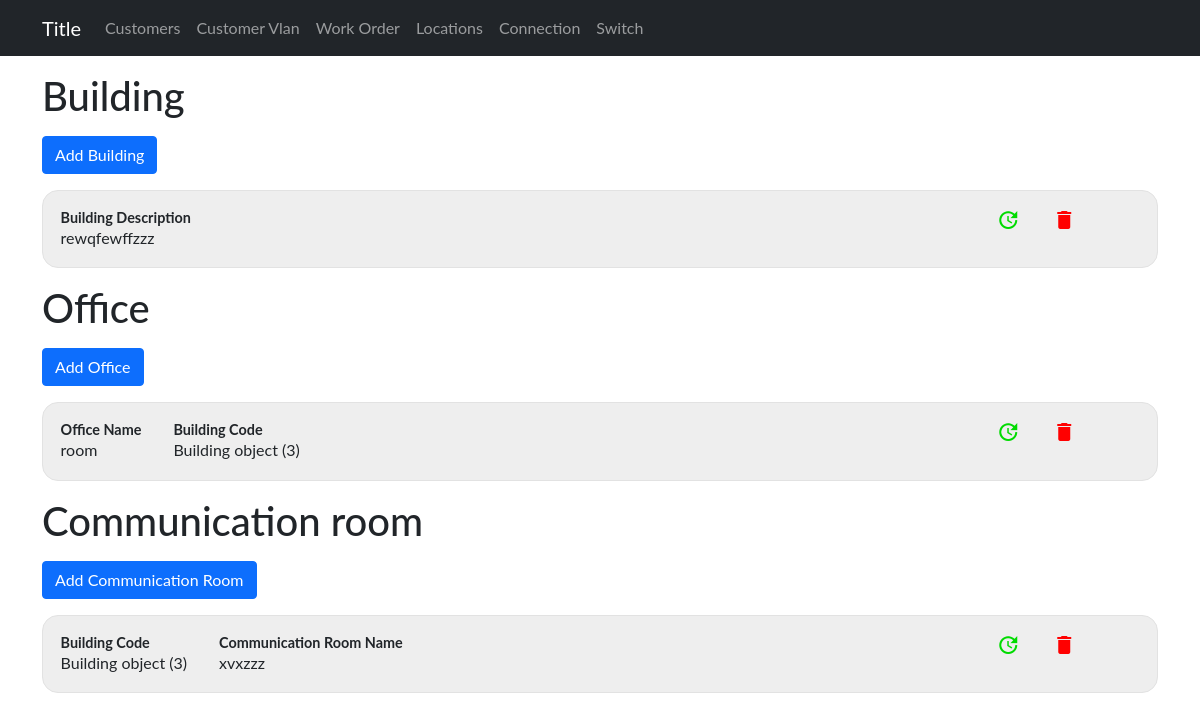
The app's page /devices/locations, older data.
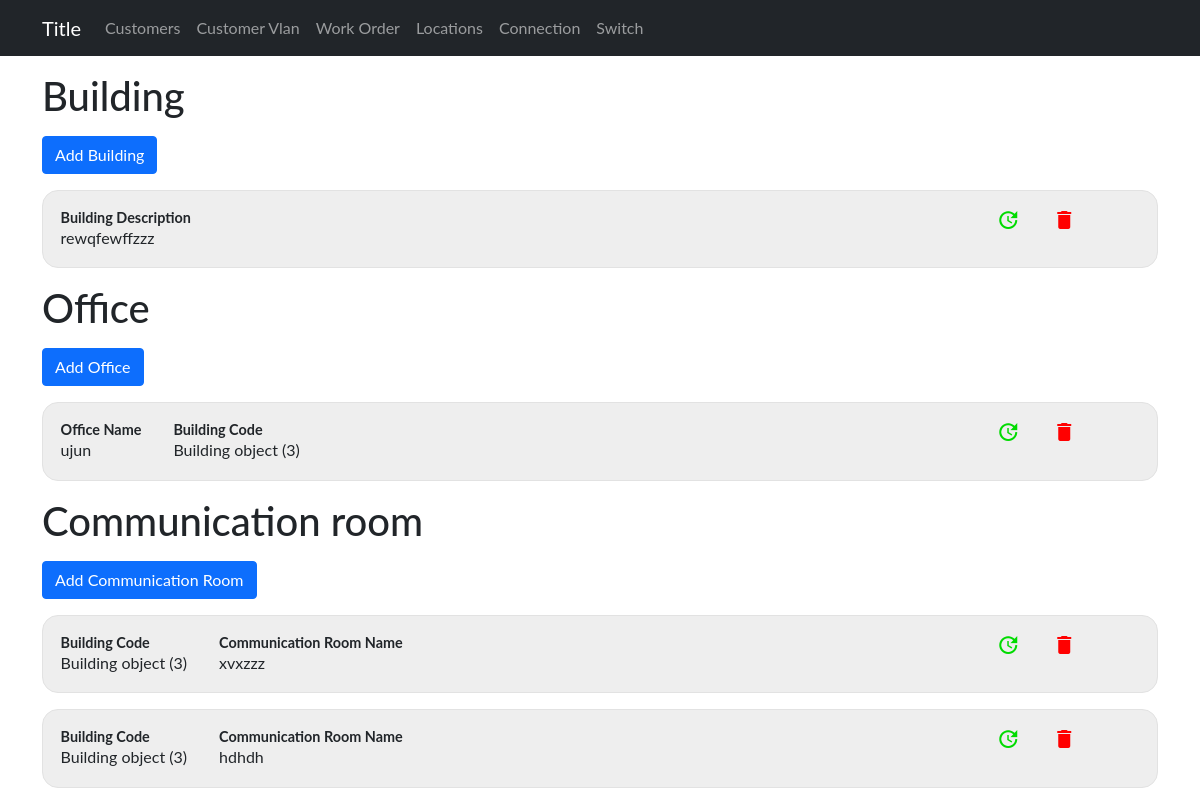
The same page, newer data.
### sitadevices/models.py (models this page shows)
class Building(models.Model):
    building_desc = models.TextField()

class Room(models.Model):
    room = models.CharField(max_length=255)
    building_code = models.ForeignKey(Building, on_delete=models.CASCADE)

class CommmunicationRoom(models.Model):
    building_code = models.ForeignKey(Building, on_delete=models.CASCADE)
    commroomname = models.CharField(max_length=255)

### sitadevices/views.py (the view)
# urls.py: path('locations', Location, name="locationlist"),
def Location(request):
    building = Building.objects.all()
    office = Room.objects.all()
    commsroom = CommmunicationRoom.objects.all()
    dic = {
        'building': building,
        'office' : office,
        'comms' : commsroom
    }
    return render(request, 'admin/location/locationlist.html', {'dic': dic})

### sitadevices/templates/admin/location/locationlist.html
{% extends '../base1.html' %}
{% block content %}
<div class="container">
    <h1 class="location-titles">Building</h1>
    <a href="{%url 'device:buildinginp' %}"><button type="button" class="btn btn-primary mt-3"> Add Building</button></a>
    {% for building in dic.building %}
        <div class="grid">
            <div class="flex">
                <div class="margin-right">
                    <h4 class="list-title">Building Description</h4>
                    <p>{{building.building_desc}}</p>
                </div>
            </div>
            <div class="delupd">
                <a class="upd"href="{%url 'device:buildingupd' building.id%}"><span class="material-icons md-36">update</span></a>
                <a class="del" href="{%url 'device:buildingdel' building.id%}"><span class="material-icons md-36">delete</span></a>
            </div>
        </div>
    {% endfor %}
    <h1 class="location-titles">Office</h1>
    <a href="{%url 'device:officeinp' %}"><button type="button" class="btn btn-primary mt-3"> Add Office</button></a>
    {% for office in dic.office %}
    <div class="grid">
        <div class="flex">
            <div class="margin-right">
                <h4 class="list-title">Office Name</h4>
                <p>{{office.room}}</p>
            </div>
            <div class="margin-right">
                <h4 class="list-title">Building Code</h4>
                <p>{{office.building_code}}</p>
            </div>
        </div>
        <div class="delupd">
            <a class="upd" href="{%url 'device:officeupd' office.id%}"><span class="material-icons md-36">update</span></a>
            <a class="del"href="{%url 'device:officedel' office.id%}"><span class="material-icons md-36">delete</span></a>
        </div>
    </div>
    {% endfor %}
    <h1 class="location-titles">Communication room</h1>
    <a href="{%url 'device:comsinp' %}"><button type="button" class="btn btn-primary mt-3"> Add Communication Room </button></a>
    {% for comms in dic.comms%}
        <div class="grid">
            <div class="flex">
                <div class="margin-right">
                    <h4 class="list-title">Building Code</h4>
                    <p>{{comms.building_code}}</p>
                </div>
                <div class="margin-right">
                    <h4 class="list-title">Communication Room Name</h4>
                    <p>{{comms.commroomname}}</p>
                </div>
            </div>
            <div class="delupd">
                <a class="upd"href="{%url 'device:commsupd' comms.id%}"><span class="material-icons md-36">update</span></a>
                <a class="del" href="{%url 'device:commsdel' comms.id%}"><span class="material-icons md-36">delete</span></a>
            </div>
        </div>
    {% endfor %}
</div>
{% endblock  %}

Row changes from the older to the newer data that the page shows:
removed Room: room "room", building_code "Building object (3)"
added Room: room "ujun", building_code "Building object (3)"
added CommmunicationRoom: building_code "Building object (3)", commroomname "hdhdh"
